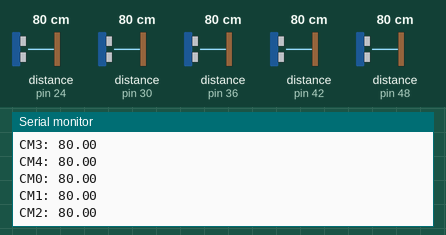
Recording of a sketch running on a simulated Arduino Uno, built with avr-gcc and run on an emulated ATmega328P. Parts: the last lines printed to the serial monitor. Inputs (shaded band) come from the test bench; at power-on: distance to the obstacle (sensors on pin 24, pin 30, pin 36, pin 42, pin 48) 80 cm. The echo pulse lasts 58.3 µs per cm.

Above: at 1.3 s.
1.4 s: distance to the obstacle (sensor on pin 24) set to 9 cm
At 1.6 s:
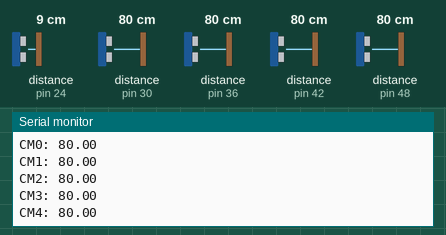
4.5 s: distance to the obstacle (sensor on pin 30) set to 2 cm
At 4.54 s:
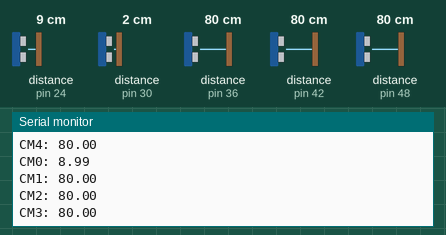
6.0 s: distance to the obstacle (sensor on pin 30) set to 60 cm
At 6.0 s:
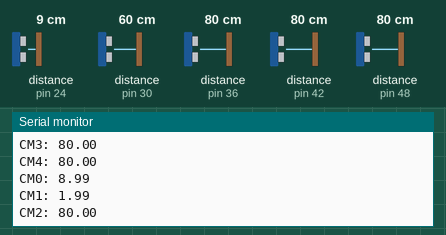
9.1 s: distance to the obstacle (sensor on pin 36) set to 250 cm
At 9.99 s:
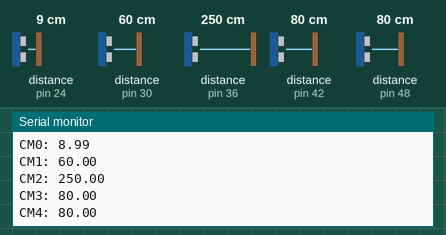
12.2 s: distance to the obstacle (sensor on pin 24) set to 4 cm
At 12.24 s:
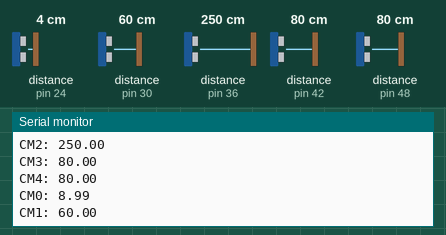
15.3 s: distance to the obstacle (sensor on pin 36) set to 9 cm
At 15.32 s:
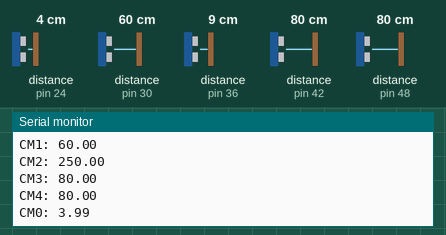
Timing chart, 0 to 18.3 s (numbered marks = the images above; inputs shaded):
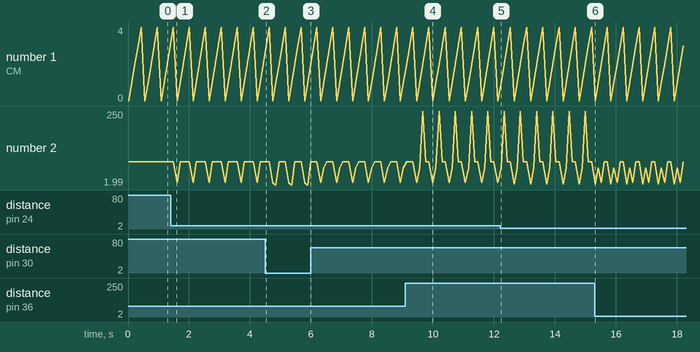

The sketch:

sketch_oct12a.ino
```cpp
#include <Ultrasonic.h>

const int ultrasTrigger0 = 22;
const int ultrasEcho0 = 24;
const int ultrasTrigger1 = 28;
const int ultrasEcho1 = 30;
const int ultrasTrigger2 = 34;
const int ultrasEcho2 = 36;
const int ultrasTrigger3 = 40;
const int ultrasEcho3 = 42;
const int ultrasTrigger4 = 46;
const int ultrasEcho4 = 48;


Ultrasonic ultra0(ultrasTrigger0, ultrasEcho0);
Ultrasonic ultra1(ultrasTrigger1, ultrasEcho1);
Ultrasonic ultra2(ultrasTrigger2, ultrasEcho2);
Ultrasonic ultra3(ultrasTrigger3, ultrasEcho3);
Ultrasonic ultra4(ultrasTrigger4, ultrasEcho4);

void setup() {
  Serial.begin(9600);
}

void loop() {
  float cmMsec[5];
  long microsec[5];

  microsec[0] = ultra0.timing();
  microsec[1] = ultra1.timing();
  microsec[2] = ultra2.timing();
  microsec[3] = ultra3.timing();
  microsec[4] = ultra4.timing();

  cmMsec[0] = ultra0.convert(microsec[0], Ultrasonic::CM);
  cmMsec[1] = ultra1.convert(microsec[1], Ultrasonic::CM);
  cmMsec[2] = ultra2.convert(microsec[2], Ultrasonic::CM);
  cmMsec[3] = ultra3.convert(microsec[3], Ultrasonic::CM);
  cmMsec[4] = ultra4.convert(microsec[4], Ultrasonic::CM);

  Serial.print("CM0: ");
  Serial.println(cmMsec[0]);
  delay(100);

  Serial.print("CM1: ");
  Serial.println(cmMsec[1]);
  delay(100);

  Serial.print("CM2: ");
  Serial.println(cmMsec[2]);
  delay(100);

  Serial.print("CM3: ");
  Serial.println(cmMsec[3]);
  delay(100);

  Serial.print("CM4: ");
  Serial.println(cmMsec[4]);
  delay(100);

}
```

Measured:
- after the input at 9.1 s, the serial monitor: prints a new line after 0.57 s (image 4)
- plotted number 2: 80 → 60 after the input at 6.0 s
